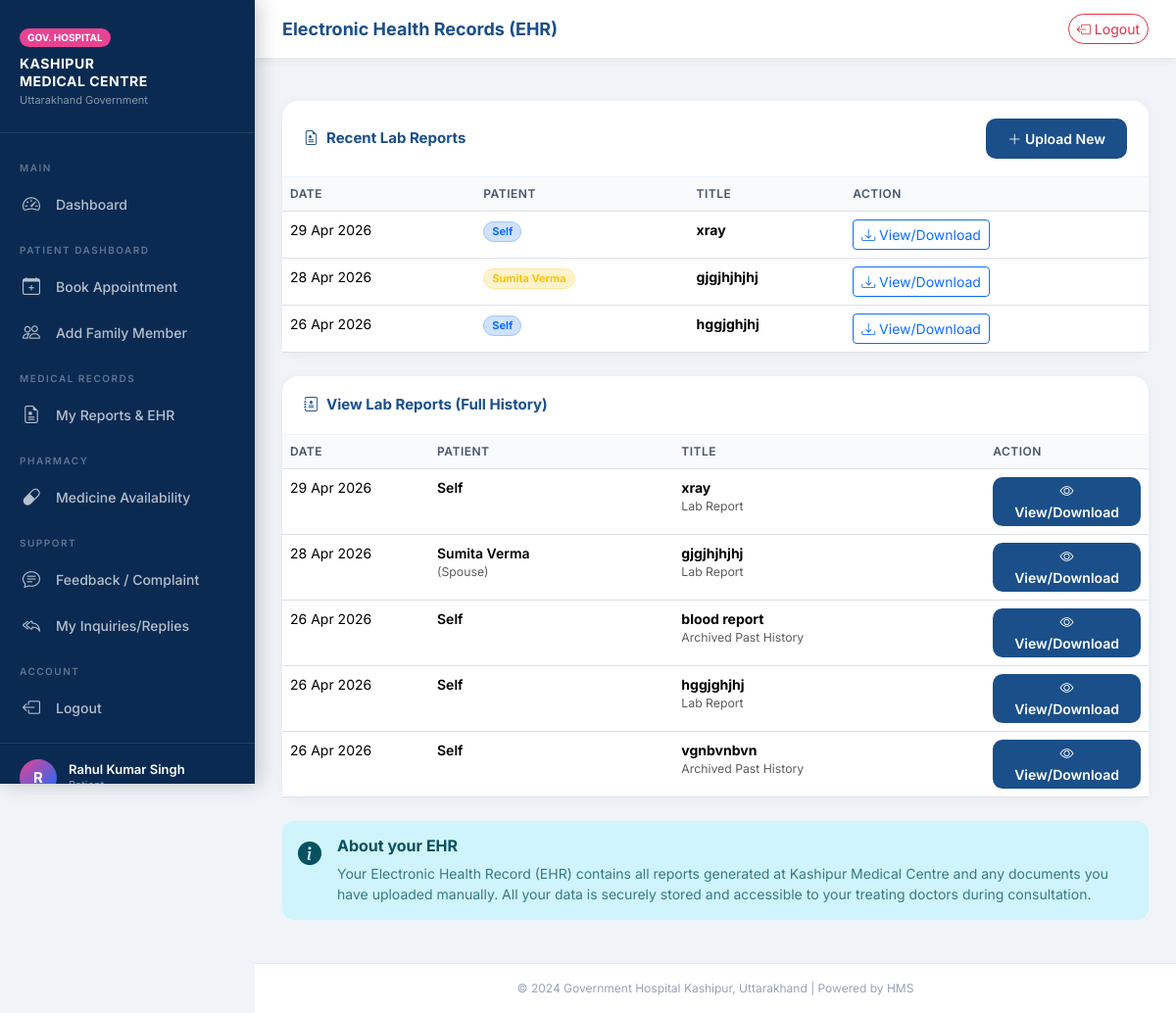
The page /ehr/ (signed in) on the database its author committed.
### hospital/models.py (models this page shows, shortened)
class CustomUser(AbstractUser):
    PATIENT      = 'PATIENT'
    DOCTOR       = 'DOCTOR'
    NURSE        = 'NURSE'
    PHARMACIST   = 'PHARMACIST'
    RECEPTIONIST = 'RECEPTIONIST'
    ADMIN        = 'ADMIN'
    ROLE_CHOICES = [
        (PATIENT,      'Patient'),
        (DOCTOR,       'Doctor'),
        (NURSE,        'Nurse'),
        (PHARMACIST,   'Pharmacist'),
        (RECEPTIONIST, 'Receptionist'),
        (ADMIN,        'Admin'),
    ]
    role         = models.CharField(max_length=20, choices=ROLE_CHOICES, default=PATIENT)
    mobile_no    = models.CharField(max_length=10, validators=[phone_validator], db_index=True, blank=True, null=True)
    alt_mobile_no= models.CharField(max_length=10, validators=[phone_validator], blank=True, null=True)
    address      = models.TextField(blank=True, null=True)
    is_approved  = models.BooleanField(
        default=False,
        help_text='Staff must be approved by Admin before they can log in.'
    )
    is_available = models.BooleanField(default=False)
    class Meta:
        verbose_name      = 'User'
        verbose_name_plural = 'Users'
    @property
    def is_staff_role(self):
        return self.role in [self.DOCTOR, self.NURSE, self.PHARMACIST, self.RECEPTIONIST, self.ADMIN]
    @property
    def display_name(self):
        return self.get_full_name() or self.username

class MedicalRecord(models.Model):
    CATEGORY_CHOICES = [
        ('LAB_REPORT',   'Lab Report'),
        ('PAST_HISTORY', 'Archived Past History'),
    ]
    patient     = models.ForeignKey(
        CustomUser, on_delete=models.CASCADE,
        related_name='medical_records',
        limit_choices_to={'role': CustomUser.PATIENT}
    )
    appointment = models.ForeignKey(
        Appointment, on_delete=models.SET_NULL,
        null=True, blank=True, related_name='records'
    )
    linked_member = models.ForeignKey(
        Dependent, on_delete=models.SET_NULL,
        null=True, blank=True, related_name='medical_records',
        help_text='Leave blank if the record is for the account holder (Self).'
    )
    title       = models.CharField(max_length=200)
    file        = models.FileField(
        upload_to='ehr/',
        validators=[validate_file_size],
        help_text='Max 5MB'
    )
    category    = models.CharField(max_length=20, choices=CATEGORY_CHOICES, default='LAB_REPORT')
    record_date = models.DateField(db_index=True)
    description = models.TextField(blank=True)
    uploaded_by = models.ForeignKey(
        CustomUser, on_delete=models.SET_NULL, null=True
    )
    uploaded_at = models.DateTimeField(auto_now_add=True)
    class Meta:
        verbose_name_plural = 'Medical Records'
        ordering          = ['-record_date', '-uploaded_at']

class Dependent(models.Model):
    RELATION_CHOICES = [
        ('SELF',   'Self'),
        ('SPOUSE', 'Spouse'),
        ('SON',    'Son'),
        ('DAUGHTER', 'Daughter'),
        ('FATHER', 'Father'),
        ('MOTHER', 'Mother'),
        ('SIBLING', 'Sibling'),
        ('OTHER',  'Other'),
    ]
    GENDER_CHOICES = [
        ('M', 'Male'),
        ('F', 'Female'),
        ('O', 'Other'),
    ]
    patient  = models.ForeignKey(
        CustomUser, on_delete=models.CASCADE,
        related_name='dependents',
        limit_choices_to={'role': CustomUser.PATIENT}
    )
    name     = models.CharField(max_length=150, db_index=True)
    dob      = models.DateField(verbose_name='Date of Birth')
    relation = models.CharField(max_length=20, choices=RELATION_CHOICES)
    gender   = models.CharField(max_length=1, choices=GENDER_CHOICES)
    class Meta:
        verbose_name      = 'Dependent'
        verbose_name_plural = 'Dependents'
        unique_together   = ('patient', 'name', 'dob')
    def __str__(self):
        return f"{self.name} ({self.get_relation_display()}) of {self.patient.display_name}"

### hospital/views.py (the view)
# urls.py: path('ehr/',                                    views.ehr_dashboard,        name='ehr_dashboard'),
@login_required
def ehr_dashboard(request):
    records = MedicalRecord.objects.filter(patient=request.user).order_by('-record_date')
    lab_reports = records.filter(category='LAB_REPORT')
    if request.method == 'POST':
        form = MedicalRecordForm(request.POST, request.FILES, patient=request.user)
        if form.is_valid():
            record = form.save(commit=False)
            record.patient = request.user
            record.uploaded_by = request.user
            record.save()
            messages.success(request, 'Medical report added to your EHR.')
            return redirect('ehr_dashboard')
    else:
        form = MedicalRecordForm(initial={'category': 'LAB_REPORT', 'record_date': timezone.localdate()}, patient=request.user)
    return render(request, 'hospital/reports/ehr.html', {
        'lab_reports': lab_reports,
        'all_records': records,  # Combined list for "View Lab Reports"
        'form': form
    })

### hospital/templates/hospital/reports/ehr.html (shortened to what this page needs)
{% extends 'hospital/base.html' %}
{% block page_title %}Electronic Health Records (EHR){% endblock %}
{% block content %}
<div class="row">
    <div class="col-md-12">
        <div class="ghk-card mb-4">
            <div class="card-header d-flex align-items-center justify-content-between">
                <span><i class="bi bi-file-earmark-medical me-2"></i>Recent Lab Reports</span>
                <button type="button" class="btn btn-sm btn-ghk-primary" data-bs-toggle="modal" data-bs-target="#uploadReportModal">
                    <i class="bi bi-plus-lg"></i> Upload New
                </button>
            </div>
            <div class="card-body p-0">
                <div class="table-responsive">
                    <table class="table ghk-table mb-0">
                        <thead>
                            <tr>
                                <th>Date</th>
                                <th>Patient</th>
                                <th>Title</th>
                                <th>Action</th>
                            </tr>
                        </thead>
                        <tbody>
                            {% for report in lab_reports %}
                            <tr>
                                <td>{{ report.record_date|date:"d M Y" }}</td>
                                <td>
                                    {% if report.linked_member %}
                                        <span class="badge bg-warning-subtle text-warning border border-warning-subtle rounded-pill px-2 py-1" style="font-size:11px;">
                                            {{ report.linked_member.name }}
                                        </span>
                                    {% else %}
                                        <span class="badge bg-primary-subtle text-primary border border-primary-subtle rounded-pill px-2 py-1" style="font-size:11px;">
                                            Self
                                        </span>
                                    {% endif %}
                                </td>
                                <td><strong>{{ report.title }}</strong></td>
                                <td>
                                    <a href="{{ report.file.url }}" target="_blank" class="btn btn-sm btn-outline-primary">
                                        <i class="bi bi-download"></i> View/Download
                                    </a>
                                </td>
                            </tr>
                            {% empty %}
                            <tr>
                                <td colspan="3" class="text-center py-4 text-muted">No lab reports found.</td>
                            </tr>
                            {% endfor %}
                        </tbody>
                    </table>
                </div>
            </div>
        </div>
    </div>
</div>
<div class="row">
    <div class="col-md-12">
        <div class="ghk-card">
            <div class="card-header">
                <i class="bi bi-journal-medical me-2"></i>View Lab Reports (Full History)
            </div>
            <div class="card-body p-0">
                <div class="table-responsive">
                    <table class="table ghk-table mb-0">
                        <thead>
                            <tr>
                                <th style="width:150px;">Date</th>
                                <th>Patient</th>
                                <th>Title</th>
                                <th style="width:150px;">Action</th>
                            </tr>
                        </thead>
                        <tbody>
                            {% for rec in all_records %}
                            <tr>
                                <td>{{ rec.record_date|date:"d M Y" }}</td>
                                <td>
                                    {% if rec.linked_member %}
                                        <span class="fw-semibold">{{ rec.linked_member.name }}</span>
                                        <div class="small text-muted">({{ rec.linked_member.get_relation_display }})</div>
                                    {% else %}
                                        <span class="fw-semibold">Self</span>
                                    {% endif %}
                                </td>
                                <td>
                                    <div><strong>{{ rec.title }}</strong></div>
                                    <div class="small text-muted">{{ rec.get_category_display }}</div>
                                </td>
                                <td>
                                    <a href="{{ rec.file.url }}" target="_blank" class="btn btn-sm btn-ghk-primary py-1">
                                        <i class="bi bi-eye"></i> View/Download
                                    </a>
                                </td>
                            </tr>
                            {% empty %}
                            <tr>
                                <td colspan="3" class="text-center py-5 text-muted">No documents found in your EHR.</td>
                            </tr>
                            {% endfor %}
                        </tbody>
                    </table>
                </div>
            </div>
        </div>
    </div>
</div>
<div class="alert alert-info mt-4 d-flex align-items-start gap-3">
    <i class="bi bi-info-circle-fill fs-4"></i>
    <div>
        <h6 class="alert-heading fw-bold">About your EHR</h6>
        <p class="mb-0 small opacity-75">Your Electronic Health Record (EHR) contains all reports generated at Kashipur Medical Centre and any documents you have uploaded manually. All your data is securely stored and accessible to your treating doctors during consultation.</p>
    </div>
</div>
{% endblock %}

### hospital/templates/hospital/base.html (shortened to what this page needs)
<!DOCTYPE html>
<html lang="en">
<head>
    <link href="https://cdn.jsdelivr.net/npm/bootstrap@5.3.2/dist/css/bootstrap.min.css" rel="stylesheet">
    <link href="https://cdn.jsdelivr.net/npm/bootstrap-icons@1.11.3/font/bootstrap-icons.css" rel="stylesheet">
</head>
<body>
{% if user.is_authenticated %}
<nav class="sidebar">
    <div class="sidebar-brand">
        <div class="ghk-badge">GOV. HOSPITAL</div>
        <div class="hospital-name">Kashipur<br>Medical Centre</div>
        <div class="hospital-sub">Uttarakhand Government</div>
    </div>
    <div class="sidebar-nav">
        <div class="nav-section">Main</div>
        <a href="{% url 'dashboard' %}" class="nav-link {% if request.path == '/dashboard/' %}active{% endif %}">
            <i class="bi bi-speedometer2"></i> Dashboard
        </a>
        {% if user.role == 'PATIENT' %}
        <div class="nav-section">Patient Dashboard</div>
        <a href="{% url 'book_appointment' %}" class="nav-link"><i class="bi bi-calendar-plus"></i> Book Appointment</a>
        <a href="{% url 'add_dependent' %}" class="nav-link"><i class="bi bi-people"></i> Add Family Member</a>
        <div class="nav-section">MEDICAL RECORDS</div>
        <a href="{% url 'ehr_dashboard' %}" class="nav-link"><i class="bi bi-file-earmark-medical"></i> My Reports & EHR</a>
        <div class="nav-section">PHARMACY</div>
        <a href="{% url 'medicine_availability' %}" class="nav-link"><i class="bi bi-capsule"></i> Medicine Availability</a>
        <div class="nav-section">Support</div>
        <a href="{% url 'submit_feedback' %}" class="nav-link {% if request.resolver_match.url_name == 'submit_feedback' %}active{% endif %}">
            <i class="bi bi-chat-text"></i> Feedback / Complaint
        </a>
        <a href="{% url 'feedback_inbox' %}" class="nav-link {% if request.resolver_match.url_name == 'feedback_inbox' %}active{% endif %}">
            <i class="bi bi-reply-all"></i> My Inquiries/Replies
        </a>
        {% endif %}
        <div class="nav-section">Account</div>
        <a href="{% url 'logout' %}" class="nav-link"><i class="bi bi-box-arrow-left"></i> Logout</a>
    </div>
    <div class="sidebar-user">
        <div class="avatar">{{ user.display_name|first|upper }}</div>
        <div class="user-info">
            <div class="name">{{ user.display_name }}</div>
            <div class="role">{{ user.get_role_display }}</div>
        </div>
    </div>
</nav>
<div class="main-content">
    <div class="top-bar">
        <div class="page-title">{% block page_title %}Dashboard{% endblock %}</div>
        <div class="top-actions">
            <a href="{% url 'logout' %}" class="btn btn-sm btn-outline-danger rounded-pill">
                <i class="bi bi-box-arrow-left me-1"></i>Logout
            </a>
        </div>
    </div>
    <div class="content-area">
        {% block content %}{% endblock %}
    </div>
    <footer style="text-align:center; padding: 16px; font-size: 12px; color: #94a3b8; border-top: 1px solid #e2e8f0; background: white; margin-top: auto;">
        © 2024 Government Hospital Kashipur, Uttarakhand | Powered by HMS
    </footer>
</div>
{% else %}
<div class="min-vh-100 d-flex align-items-center justify-content-center" style="background: linear-gradient(135deg, #0a2a52 0%, #1a4f8a 60%, #0d6efd 100%);">
    {% block auth_content %}{% endblock %}
</div>
{% endif %}
</body>
</html>

### rows shown on the page
CustomUser: display_name|first "R", display_name "Rahul Kumar Singh"
MedicalRecord: record_date "29 Apr 2026", shows "Self", title "xray", category "Lab Report"
MedicalRecord: record_date "28 Apr 2026", linked_member.name "Sumita Verma", title "gjgjhjhjhj", linked_member.relation "Spouse", category "Lab Report"
MedicalRecord: record_date "26 Apr 2026", shows "Self", title "hggjghjhj", category "Lab Report"
MedicalRecord: record_date "26 Apr 2026", shows "Self", title "blood report", category "Archived Past History"
MedicalRecord: record_date "26 Apr 2026", shows "Self", title "vgnbvnbvn", category "Archived Past History"
